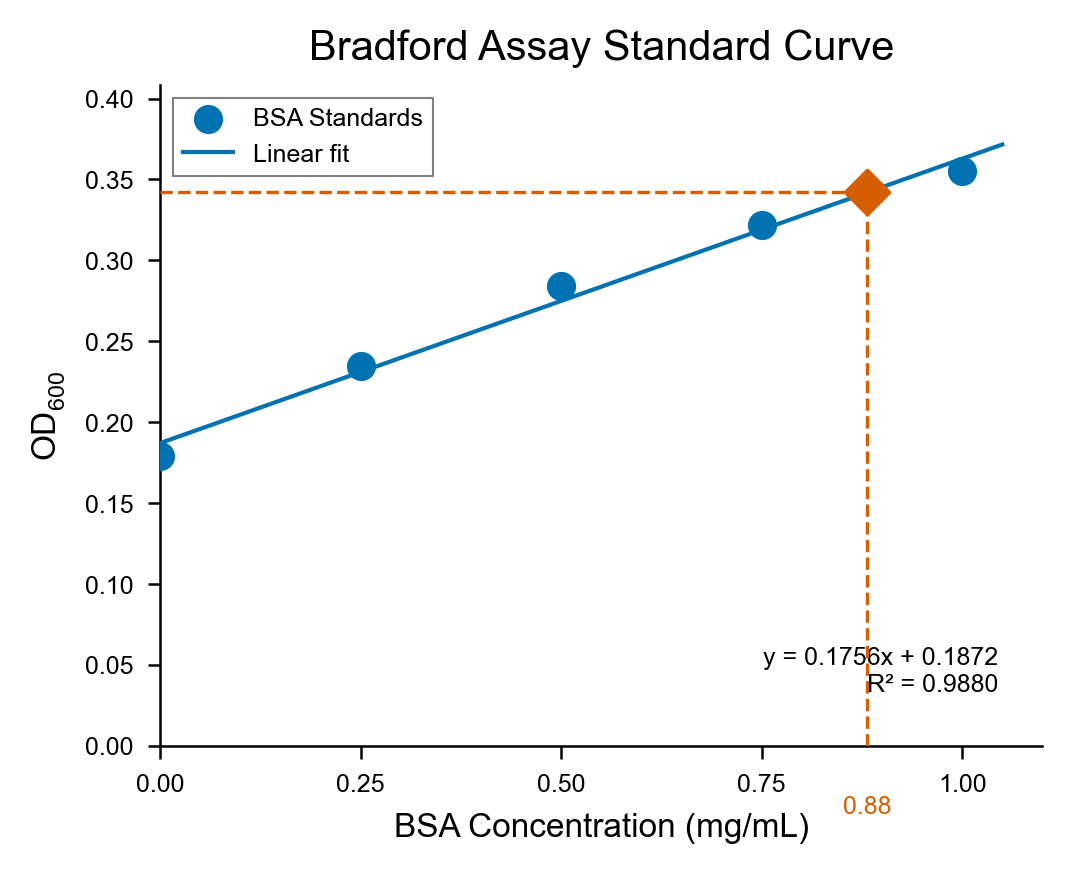

Reproduce this figure in Python.
"""
Bradford assay standard curve — v2.
Added title, increased markers, apoHb annotation, repositioned equation,
legend with gray border, x-ticks at 0.25 intervals.
"""

import matplotlib
matplotlib.use("Agg")
import matplotlib.pyplot as plt
import matplotlib.font_manager as fm
import pandas as pd
import numpy as np
from scipy.stats import linregress

# ── CONFIG ────────────────────────────────────────────────────────────────────
CONFIG = {
    "data_path":       "/mnt/user-data/uploads/Bradford Curves.csv",
    "out_png":         "/mnt/user-data/outputs/figure_v2.png",
    "out_svg":         "/mnt/user-data/outputs/figure_v2.svg",
    "figsize_in":      (3.5, 2.8),
    "dpi":             300,
    "marker_size":     6,
    "marker_color":    "#0072B2",
    "interp_color":    "#D55E00",
    "dash_linewidth":  0.8,
    "reg_linewidth":   1.0,
    "font_size":       7,
    "tick_size":       6,
    "label_size":      7,
    "annotation_size": 6,
    "font_axis_title": 8,
    "font_plot_title": 10,
    "plot_title":      "Bradford Assay Standard Curve",
}

# ── FONT ──────────────────────────────────────────────────────────────────────
available = {f.name for f in fm.fontManager.ttflist}
FONT = next((f for f in ["Arial", "Helvetica", "DejaVu Sans", "Liberation Sans"]
             if f in available), "sans-serif")
plt.rcParams.update({
    "font.family":     FONT,
    "font.size":       CONFIG["font_size"],
    "axes.labelsize":  CONFIG["label_size"],
    "xtick.labelsize": CONFIG["tick_size"],
    "ytick.labelsize": CONFIG["tick_size"],
    "pdf.fonttype":    42,
    "ps.fonttype":     42,
})

# ── LOAD DATA ─────────────────────────────────────────────────────────────────
raw = pd.read_csv(CONFIG["data_path"])
raw["mg/mL"] = pd.to_numeric(raw["mg/mL"], errors="coerce")
raw["OD600"] = pd.to_numeric(raw["OD600"], errors="coerce")

# Standards: rows where both columns are numeric
standards = raw.dropna(subset=["mg/mL", "OD600"])
conc = standards["mg/mL"].values
od = standards["OD600"].values

# Unknown: apoHb row
raw_orig = pd.read_csv(CONFIG["data_path"])
apoHb_row = raw_orig[raw_orig["mg/mL"] == "apoHb"]
apoHb_od = float(apoHb_row["OD600"].values[0])

# ── LINEAR REGRESSION ─────────────────────────────────────────────────────────
slope, intercept, r_value, p_value, std_err = linregress(conc, od)
r_squared = r_value ** 2

# Interpolate apoHb concentration
apoHb_conc = (apoHb_od - intercept) / slope

# Regression line x-range
x_fit = np.linspace(0, conc.max() * 1.05, 100)
y_fit = slope * x_fit + intercept

# ── PLOT ──────────────────────────────────────────────────────────────────────
fig, ax = plt.subplots(figsize=CONFIG["figsize_in"])

# Standards scatter
ax.scatter(conc, od, s=CONFIG["marker_size"] ** 2, color=CONFIG["marker_color"],
           zorder=5, label="BSA Standards")

# Regression line
ax.plot(x_fit, y_fit, color=CONFIG["marker_color"],
        linewidth=CONFIG["reg_linewidth"], zorder=3, label="Linear fit")

# Interpolation dashed lines
ax.plot([apoHb_conc, apoHb_conc], [0, apoHb_od],
        color=CONFIG["interp_color"], linestyle="--",
        linewidth=CONFIG["dash_linewidth"], zorder=4)
ax.plot([0, apoHb_conc], [apoHb_od, apoHb_od],
        color=CONFIG["interp_color"], linestyle="--",
        linewidth=CONFIG["dash_linewidth"], zorder=4)

# Diamond marker at intersection
ax.scatter([apoHb_conc], [apoHb_od], s=CONFIG["marker_size"] ** 2 * 1.5,
           color=CONFIG["interp_color"], marker="D", zorder=6)

# apoHb concentration annotation below the vertical dashed line
ax.annotate(f"{apoHb_conc:.2f}", xy=(apoHb_conc, 0),
            xytext=(0, -12), textcoords="offset points",
            fontsize=CONFIG["annotation_size"], color=CONFIG["interp_color"],
            ha="center", va="top")

# R² and equation annotation (lower-right, no border)
eq_text = f"y = {slope:.4f}x + {intercept:.4f}\nR² = {r_squared:.4f}"
ax.text(0.95, 0.15, eq_text, transform=ax.transAxes,
        fontsize=CONFIG["annotation_size"], verticalalignment="top",
        horizontalalignment="right")

# Title
ax.set_title(CONFIG["plot_title"], fontsize=CONFIG["font_plot_title"], pad=6)

# Axes formatting (Nature style: despined)
ax.spines["top"].set_visible(False)
ax.spines["right"].set_visible(False)
ax.spines["left"].set_linewidth(0.6)
ax.spines["bottom"].set_linewidth(0.6)
ax.tick_params(width=0.6, length=3, direction="out")

ax.set_xlabel("BSA Concentration (mg/mL)", fontsize=CONFIG["font_axis_title"])
ax.set_ylabel(r"$\mathregular{OD_{600}}$", fontsize=CONFIG["font_axis_title"])

ax.set_xlim(0, conc.max() * 1.1)
ax.set_ylim(0, max(od.max(), apoHb_od) * 1.15)

# X-ticks at 0.25 intervals
ax.set_xticks([0, 0.25, 0.5, 0.75, 1.0])

# Legend (upper-left with gray border)
legend = ax.legend(loc="upper left", frameon=True, framealpha=1.0,
                   edgecolor="grey", fancybox=False,
                   fontsize=CONFIG["annotation_size"])
legend.get_frame().set_linewidth(0.5)

plt.tight_layout(pad=0.5)

# ── SAVE ──────────────────────────────────────────────────────────────────────
fig.savefig(CONFIG["out_png"], dpi=CONFIG["dpi"], bbox_inches="tight")
fig.savefig(CONFIG["out_svg"], format="svg", bbox_inches="tight")
print("Saved PNG and SVG.")
print(f"Font used: {FONT}")
print(f"Slope: {slope:.4f}, Intercept: {intercept:.4f}, R²: {r_squared:.4f}")
print(f"apoHb OD600: {apoHb_od}, Interpolated concentration: {apoHb_conc:.4f} mg/mL")
